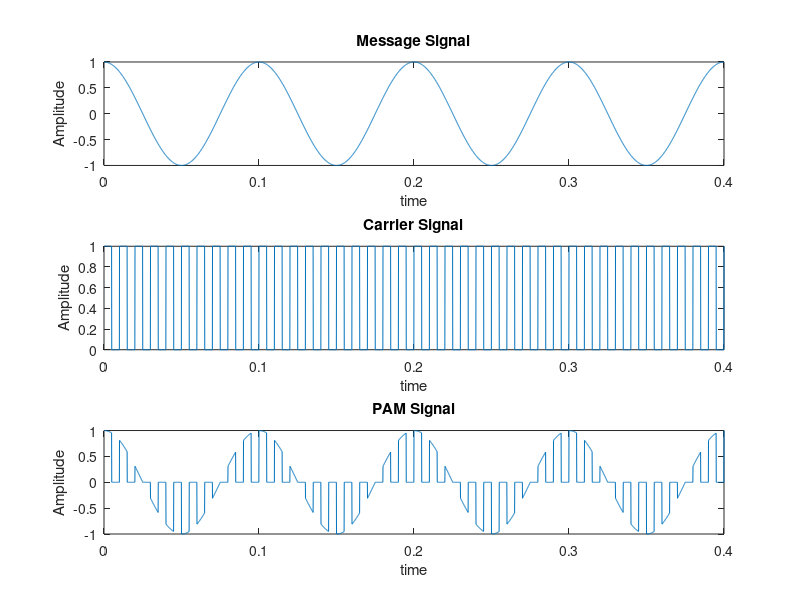

This figure's MATLAB source:
clc; 
close all; 
fc=100; 
fm=fc/10; 
fs=100*fc; 
t=0:1/fs:4/fm; 
m=cos(2*pi*fm*t); 
c=0.5*square(2*pi*fc*t)+0.5; 
pam=m.*c; 
subplot(3,1,1);
plot(t,m); 
xlabel('time'); 
ylabel('Amplitude'); 
title('Message Signal'); 
subplot(3,1,2); 
plot(t,c); 
xlabel('time'); 
ylabel('Amplitude'); 
title('Carrier Signal'); 
subplot(3,1,3); 
plot(t,pam); 
xlabel('time'); 
ylabel('Amplitude'); 
title('PAM Signal'); 
hold on; 

